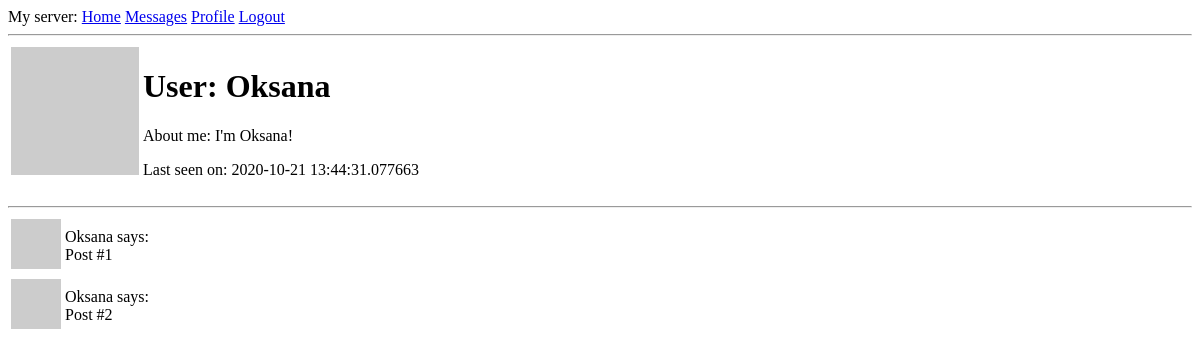
The app's page /user/Oksana (signed in), older data.
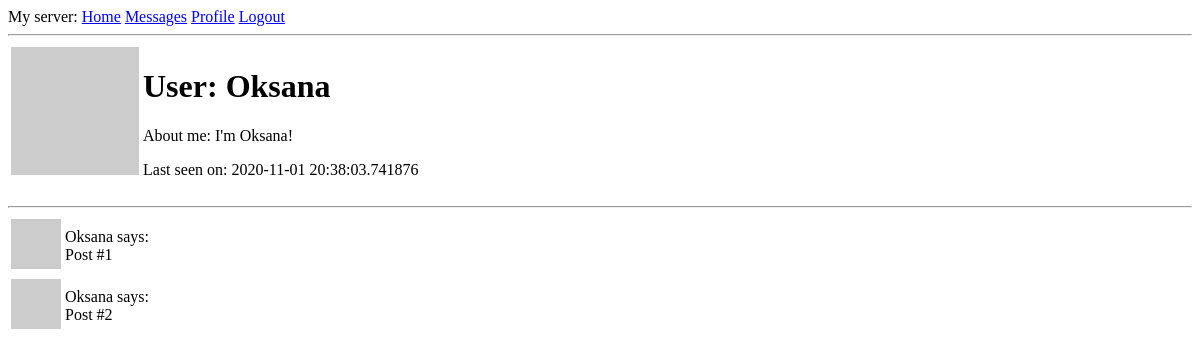
The same page, newer data.
### app/models.py (models this page shows, shortened)
class User(UserMixin, db.Model):
    id = db.Column(db.Integer, primary_key=True)
    username = db.Column(db.String(32), unique=True, index=True)
    email = db.Column(db.String(64), unique=True, index=True)
    password_hash = db.Column(db.String(128))
    posts = db.relationship('Post', backref='author', lazy='dynamic')
    about_me = db.Column(db.String(140))
    last_seen = db.Column(db.DateTime, default=datetime.utcnow)
    def avatar(self):
        my_avatar = 'https://www.gravatar.com/avatar/' + hashlib.md5(f'{self.email}'.encode()).hexdigest()
        return my_avatar

### app/routes.py (the view)
@app.route('/user/<username>')
@login_required
def user(username):
    user = User.query.filter_by(username=username).first_or_404()
    posts = [
        {'author': user, 'body': 'Post #1'},
        {'author': user, 'body': 'Post #2'}
    ]
    return render_template('user.html', title=user.username, user=user, posts=posts)

### app/models.py (called while the page is built)
@login.user_loader
def load_user(id):
    return User.query.get(int(id))

### app/routes.py (called while the page is built)
@app.before_request
def before_request():
    if current_user.is_authenticated:
        current_user.last_seen = datetime.utcnow()
        db.session.commit()

### app/templates/user.html (shortened to what this page needs)
{% extends "base.html" %}
{% block content %}
    <table>
        <tr valign="top">
            <td><img src="{{ user.avatar() }} " width="128" height="128"></td>
            <td><h1>User: {{ user.username }}</h1>
                {% if user.about_me %} <p> About me: {{ user.about_me }}</p>
                {% endif %}
                {% if user.last_seen %} <p> Last seen on: {{ user.last_seen }}</p>
                {% endif %}
            </td>
        </tr>
    </table>
    <hr>
    {% for post in posts %}
        <table>
            <tr>
                <td><img src="{{ post.author.avatar() }} " width="50" height="50"></td>
                <td>{{ post.author.username }} says:<br>{{ post.body }}</td>
            </tr>
        </table>
    {% endfor %}
{% endblock %}

### app/templates/base.html (shortened to what this page needs)
<!DOCTYPE html>
<html lang="en">
<head>
</head>
<body>
<div>My server:
    <a href="{{ url_for('index') }}">Home</a>
    <a href="{{ url_for('messages') }}">Messages</a>
    {% if current_user.is_anonymous %}
        <a href="{{ url_for('login') }}">Login</a>
    {% else %}
        <a href="{{ url_for('user', username=current_user.username) }}">Profile</a>
        <a href="{{ url_for('logout') }}">Logout</a>
    {% endif %}
</div>
<hr>
{% block content %}{% endblock %}
</body>
</html>

Row changes from the older to the newer data that the page shows:
changed User "Oksana": last_seen "2020-10-21 13:44:31.077663" → "2020-11-01 20:38:03.741876"
